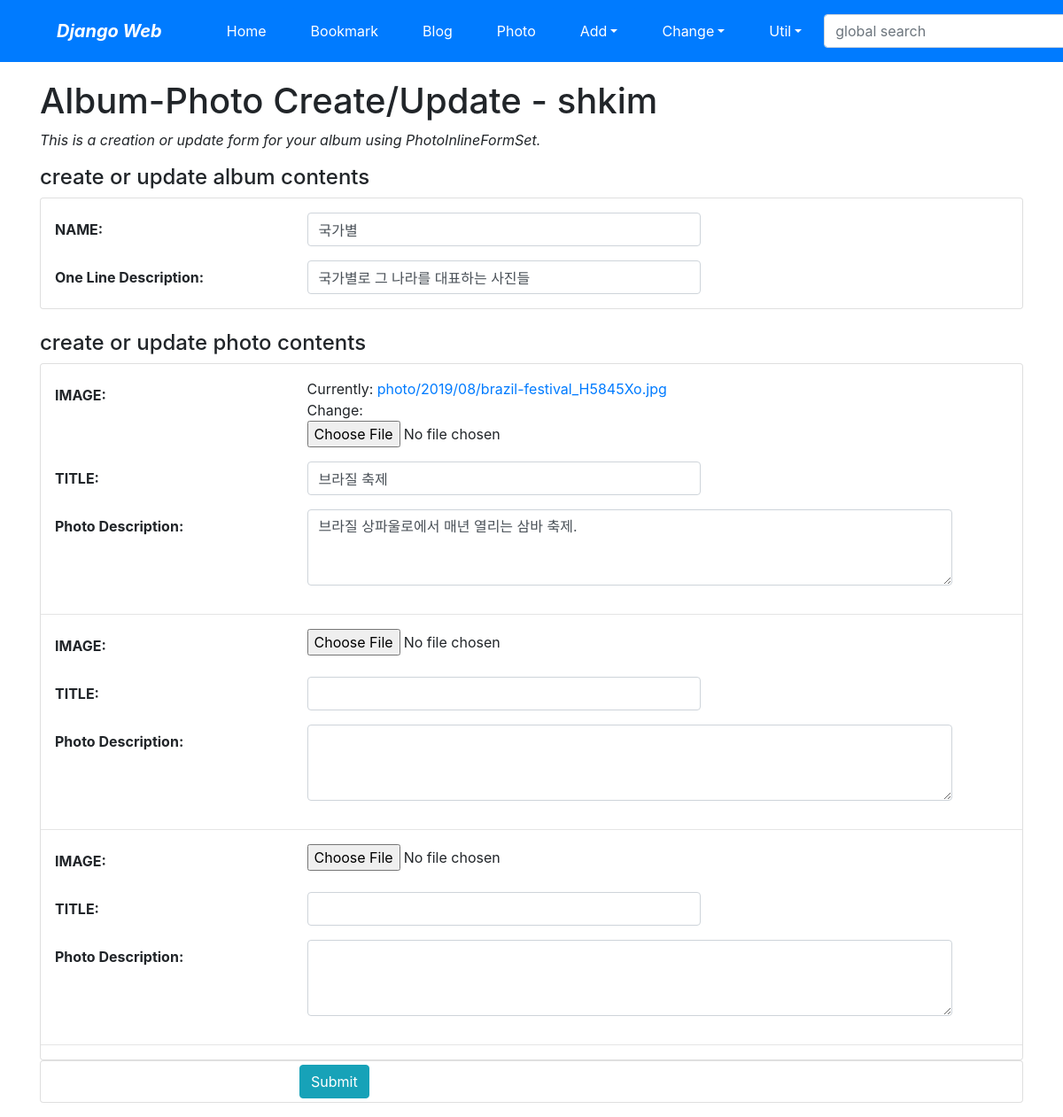
The app's page /photo/album/6/update/ (signed in) with its own data.
### photo/models.py (models this page shows, shortened)
class Album(models.Model):
    name = models.CharField('NAME', max_length=30)
    description = models.CharField('One Line Description', max_length=100, blank=True)
    owner = models.ForeignKey('auth.User', on_delete=models.CASCADE, verbose_name='OWNER', blank=True, null=True)
    class Meta:
        ordering = ('name',)

class Photo(models.Model):
    album = models.ForeignKey(Album, on_delete=models.CASCADE)
    title = models.CharField('TITLE', max_length=30)
    description = models.TextField('Photo Description', blank=True)
    image = models.ImageField('IMAGE', upload_to='SorlPhoto/%Y')
    upload_dt = models.DateTimeField('UPLOAD DATE', auto_now_add=True)
    owner = models.ForeignKey('auth.User', on_delete=models.CASCADE, verbose_name='OWNER', blank=True, null=True)
    class Meta:
        ordering = ('title',)

### photo/views.py (the view, shortened to what this page needs)
# urls.py: path('album/<int:pk>/update/', views.AlbumPhotoUV.as_view(), name='album_update'),
class AlbumPhotoUV(OwnerOnlyMixin, UpdateView):
    model = Album
    fields = ('name', 'description')
    success_url = reverse_lazy('photo:index')
    def get_context_data(self, **kwargs):
        context = super().get_context_data(**kwargs)
        if self.request.POST:
            context['formset'] = PhotoInlineFormSet(self.request.POST, self.request.FILES, instance=self.object)
        else:
            context['formset'] = PhotoInlineFormSet(instance=self.object)
        return context

### mysite/views.py (called while the page is built)
    def get(self, request, *args, **kwargs):
        self.object = self.get_object()
        if self.request.user != self.object.owner:
            self.handle_no_permission()
        return super().get(request, *args, **kwargs)

### photo/templates/photo/album_form.html (shortened to what this page needs)
{% extends "base.html" %}
{% load widget_tweaks %}
{% block content %}
    <h1>Album-Photo Create/Update - {{user}}</h1>
    <p class="font-italic">This is a creation or update form for your album using PhotoInlineFormSet.</p>
    {% if form.is_multipart or formset.is_multipart %}
    <form enctype="multipart/form-data" action="" method="post">
    {% else %}
    <form action="." method="post">
    {% endif %}
        <h4>create or update album contents</h4>
        <fieldset class="card pt-3">
            <div class="form-group row">
                {{ form.name|add_label_class:"col-form-label col-sm-3 ml-3 font-weight-bold" }}
                <div class="col-sm-5">
                    {{ form.name|add_class:"form-control"|attr:"autofocus" }}
                </div>
            </div>
            <div class="form-group row">
                {{ form.description|add_label_class:"col-form-label col-sm-3 ml-3 font-weight-bold" }}
                <div class="col-sm-5">
                    {{ form.description|add_class:"form-control" }}
                </div>
            </div>
        </fieldset>
        <br>
        <h4>create or update photo contents</h4>
        <fieldset class="card pt-3">
            {% for form in formset %}
            <div class="form-group row">
                {{ form.image|add_label_class:"col-form-label col-sm-3 ml-3 font-weight-bold" }}
                <div class="col-sm-5">
                    {{ form.image|add_class:"form-control-file" }}
                </div>
            </div>
            <div class="form-group row">
                {{ form.title|add_label_class:"col-form-label col-sm-3 ml-3 font-weight-bold" }}
                <div class="col-sm-5">
                    {{ form.title|add_class:"form-control" }}
                </div>
            </div>
            <div class="form-group row">
                {{ form.description|add_label_class:"col-form-label col-sm-3 ml-3 font-weight-bold" }}
                <div class="col-sm-8">
                    {{ form.description|add_class:"form-control"|attr:"rows:3" }}
                </div>
            </div>
            <hr>
            {% endfor %}
        </fieldset>
        <div class="form-group card py-1">
            <div class="offset-sm-3 col-sm-5">
                <input type="submit" value="Submit" class="btn btn-info"/>
            </div>
        </div>
    </form>
{% endblock %}

### records on screen
Album: name|add_label_class "NAME:", name "국가별", description|add_label_class "One Line Description:", description "국가별로 그 나라를 대표하는 사진들"
Photo: image|add_label_class "IMAGE:", title|add_label_class "TITLE:", description|add_label_class "Photo Description:"

### other values on screen
{{ user }} "shkim"
